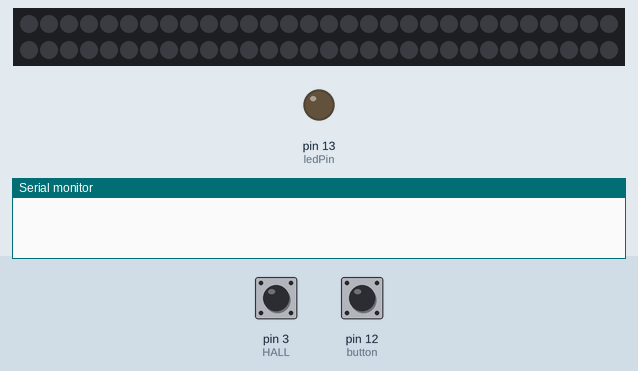
A sketch run on a simulated Arduino Uno, built with avr-gcc and run on an emulated ATmega328P. Parts: 60 RGB LEDs in strip order, left to right, continuing on the next row, output pins drawn as LEDs (lit = HIGH), the last lines printed to the serial monitor. Inputs (shaded band) come from the test bench; at power-on: pin 12 (button) HIGH, pin 3 (HALL) HIGH.

Above: at 1.3 s.
1.4 s: pin 12 (button) pulled LOW for 0.15 s
At 2.0 s:
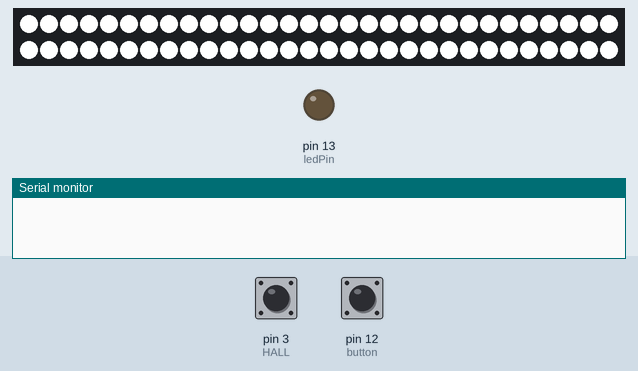
3.1 s: pin 3 (HALL) driven LOW
At 3.29 s:
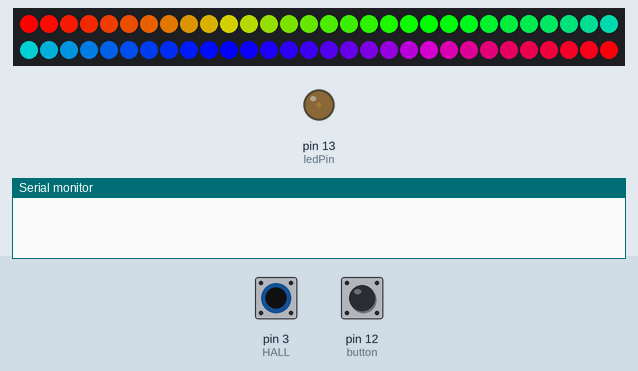
4.8 s: pin 12 (button) pulled LOW for 1 s
At 6.3 s:
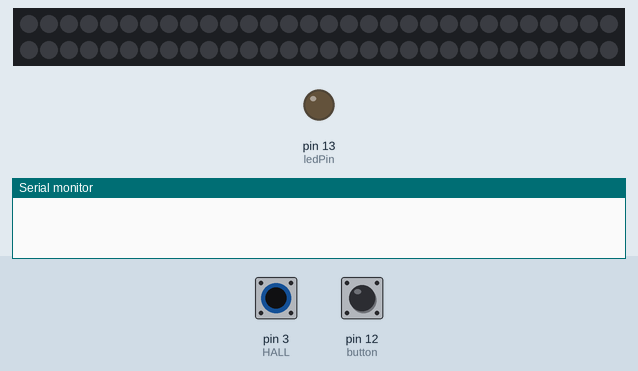
7.3 s: pin 12 (button) pulled LOW for 3.2 s
At 8.8 s:
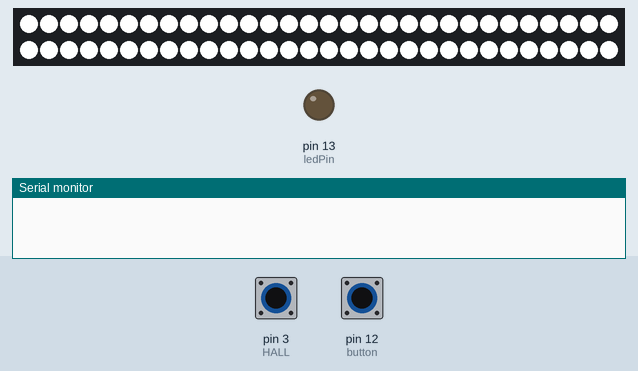
12.0 s: pin 3 (HALL) pulsed HIGH 5 times (0.12 s each, 0.3 s apart)
At 12.33 s:
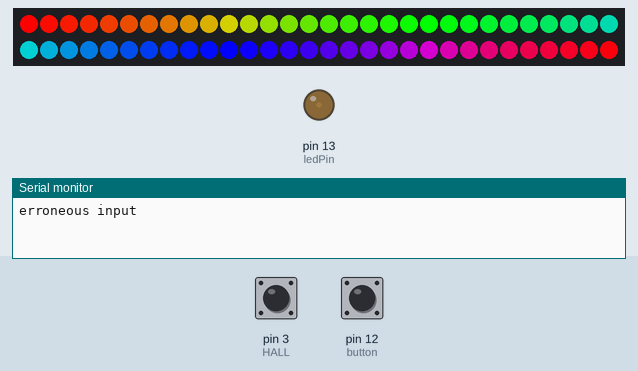
Timing chart, 0 to 15.0 s (numbered marks = the images above; inputs shaded):
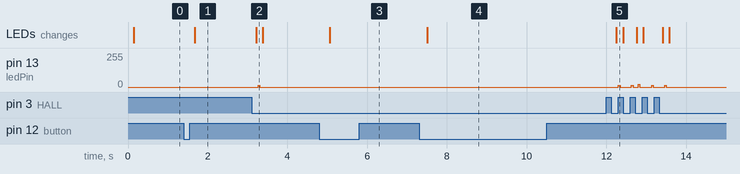

The sketch:

povSketch.ino
```cpp
#include <Adafruit_NeoPixel.h>
#include "TimerOne.h"
#include "PinChangeInt.h"
#ifdef __AVR__
  #include <avr/power.h>
#endif


#define PIN 9
#define HALL 3
#define ledPin 13
#define numLeds 60
#define button 12

volatile unsigned long now = 0;
volatile unsigned long lastTime = 0;
volatile unsigned long currentTime = 0;
volatile unsigned long goal = 0;
float slope = 3.5;//3.89;
float adjustment = 1;
bool on;

float dt = 0.5;
float xk_1 = 0, vk_1 = 0, a = 0.5, b = 0.1;
float xk, vk, rk;

int error_tracking = 0;
int loop_tracking = 0;


// Parameter 1 = number of pixels in strip
// Parameter 2 = Arduino pin number (most are valid)
// Parameter 3 = pixel type flags, add together as needed:
Adafruit_NeoPixel strip = Adafruit_NeoPixel(numLeds, PIN, NEO_GRB + NEO_KHZ800);

void setup() {
  pinMode(ledPin, OUTPUT);
  pinMode(button, INPUT);
  pinMode(HALL, INPUT);
  PCintPort::attachInterrupt(button, changeState, FALLING);
  //PCintPort::attachInterrupt(HALL, magnet_detect, FALLING);
  attachInterrupt(digitalPinToInterrupt(HALL), magnet_detect, FALLING);
  digitalWrite(button, HIGH);
  on = false;

  // This is for Trinket 5V 16MHz, you can remove these three lines if you are not using a Trinket
  #if defined (__AVR_ATtiny85__)
    if (F_CPU == 16000000) clock_prescale_set(clock_div_1);
  #endif
  // End of trinket special code
  colorWipe(strip.Color(0, 0, 0), 0);
  Serial.begin(9600);
  //Serial.println("serial port initialized");

  strip.begin();
  strip.show(); // Initialize all pixels to 'off'

  Timer1.initialize(10000000); // set a timer of length 100000 microseconds (or 0.1 sec - or 10Hz => the led will blink 5 times, 5 cycles of on-and-off, per second)
  Timer1.stop();
  Timer1.restart();
  //Timer1.attachInterrupt(timeout);
}

void changeState() {
  on = !on;
  if (on) {
    goal = 0;
  }
}

void loop() {
  if (on) {
    cycle();
    //digitalWrite(ledPin, HIGH);
  } else {
    //digitalWrite(ledPin, LOW);
    colorWipe(strip.Color(0, 0, 0), 0);
  }
  //cycle();

}


void timeout() {
  goal = 0;
}

void cycle() {
  loop_tracking++;
  if (loop_tracking > 4) {
    goal = 0;
    loop_tracking = 0;
  }
//  Serial.print("STARTING LOOP with goal ");
//  Serial.println(goal/1000);
  int lambda;

  if(goal > 804000) {
    lambda = ((goal/1000) - 804)*slope;
    lambda = (numLeds/60)*lambda*adjustment;
    rainbowCycle(goal, lambda, 0);
  } else if (goal > 402000) {
    lambda = ((goal/1000) - 402)*slope*2;
    lambda = (numLeds/60)*lambda*adjustment;
    rainbowCycle(goal, lambda, 1);
  } else if (goal > 201000) {
    lambda = ((goal/1000) - 201)*slope*4;
    lambda = (numLeds/60)*lambda*adjustment;
    rainbowCycle(goal, lambda, 3);
  } else if (goal > 100000) {
    lambda = ((goal/1000) - 100)*slope*8;
    lambda = (numLeds/60)*lambda*adjustment;
    rainbowCycle(goal, lambda, 7);
  } else if (goal > 50000) {
    lambda = ((goal/1000) - 50)*slope*16;
    lambda = (numLeds/60)*lambda*adjustment;
    rainbowCycle(goal, lambda, 15);
  } else if (goal > 25000) { //slow down speed racer
    lambda = ((goal/1000) - 25)*slope*32;
    lambda = (numLeds/60)*lambda*adjustment;
    rainbowCycle(goal, lambda, 31);
  } else {
    colorWipe(strip.Color(255, 255, 255), 0);
  }
}

//unsigned int catchSkips(unsigned int in) {
//
//}

unsigned long alphaBeta(unsigned long in) {
//  Serial.print("in: ");
//  Serial.println(in);
//  Serial.print("xk: ");
//  Serial.println(xk);

  if ((in > xk_1*1.7) & (xk_1 != 0)) {
    error_tracking++;
    Serial.println("erroneous input");
    if (error_tracking >=3) {
      Serial.println("error reset");
      error_tracking = 0;
      xk_1 = in;
      return in;
    } else {
      return xk_1;
    }
  }

  xk = xk_1 + (vk_1 * dt);
  vk = vk_1;

  rk = in - xk;

  xk += a * rk;
  vk += ( b * rk ) / dt;

  xk_1 = xk;
  vk_1 = vk;

  return xk;
}


void magnet_detect() {
  loop_tracking = 0;
  digitalWrite(ledPin, HIGH);
  delay(1);
  digitalWrite(ledPin, LOW);
  currentTime = micros();


  unsigned long took = currentTime-lastTime;
  goal = alphaBeta(took);
//  Serial.print("goal: ");
//  Serial.println(goal);
//  Serial.print("took: ");
//  Serial.println(took);
//  Serial.println("---------");
  lastTime = currentTime;
}


// Fill the dots one actual the other with a color
void colorWipe(uint32_t c, uint8_t wait) {
  for(uint16_t i=0; i<strip.numPixels(); i++) {
    strip.setPixelColor(i, c);
    strip.show();
    delayMicroseconds(wait);
  }
}

void rainbowCycle(uint32_t goalMicro, int lambda, int multiplier) {
  Timer1.restart();
  uint16_t i, j;
  for(j=0; j<256; j++) { // 1 cycle of all colors on wheel

    for(i=0; i< strip.numPixels(); i++) {
      strip.setPixelColor(i, Wheel(((i * 256 / strip.numPixels()) + j) & 255));

    }
    strip.show();
    if(Timer1.read() > (goalMicro - 1000)){
        digitalWrite(ledPin, HIGH);
      delay(1);
      digitalWrite(ledPin, LOW);
//        Serial.print("got to: ");
//        Serial.println(j);
        //Serial.print("took: ");
        //Serial.println(Timer1.read()/1000);

        return;
    }
    delayMicroseconds(lambda);
    j = j+ multiplier;
  }

 // Serial.print("took: ");
 // Serial.println(Timer1.read()/1000);
//  char buf[10]
//  sprintf(buf, "GET /testID=%lu HTTP/1.0", testID);
//
}


uint32_t Wheel(byte WheelPos) {
  WheelPos = 255 - WheelPos;
  if(WheelPos < 85) {
    return strip.Color(255 - WheelPos * 3, 0, WheelPos * 3);
  }
  if(WheelPos < 170) {
    WheelPos -= 85;
    return strip.Color(0, WheelPos * 3, 255 - WheelPos * 3);
  }
  WheelPos -= 170;
  return strip.Color(WheelPos * 3, 255 - WheelPos * 3, 0);
}
```

Measured:
- after the input at 1.4 s, the LEDs: change after 0.28 s (image 1)
- after the input at 3.1 s, pin 13 (ledPin): 0/255 → 13/255 after 0.16 s, → 0/255 0.04 s later; the LEDs: change after 0.11 s (image 2)
- after the input at 4.8 s, the LEDs: change after 0.26 s (image 3)
- after the input at 7.3 s, the LEDs: change after 0.21 s (image 4)
- after the input at 12.0 s, the LEDs: change after 0.25 s (image 5)
